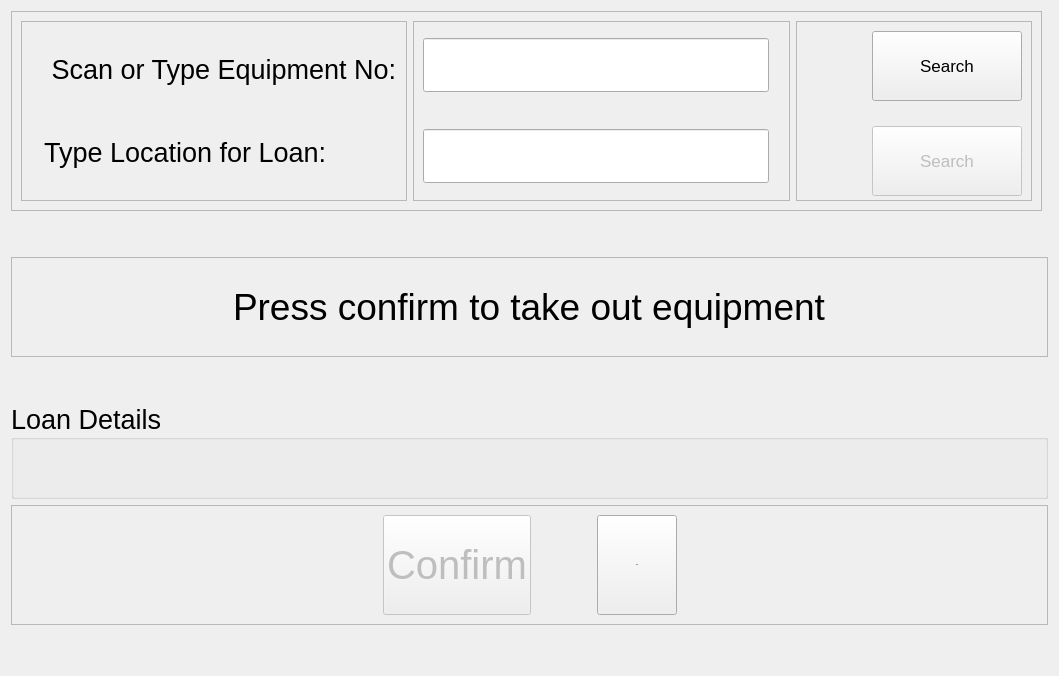
      <widget class="QWidget" name="page_home">
       <layout class="QGridLayout" name="gridLayout_7">
        <item row="2" column="0" colspan="2">
         <widget class="QFrame" name="frame_5">
          <property name="minimumSize">
           <size>
            <width>0</width>
            <height>100</height>
           </size>
          </property>
          <property name="maximumSize">
           <size>
            <width>16777215</width>
            <height>100</height>
           </size>
          </property>
          <property name="frameShape">
           <enum>QFrame::StyledPanel</enum>
          </property>
          <property name="frameShadow">
           <enum>QFrame::Raised</enum>
          </property>
          <layout class="QHBoxLayout" name="horizontalLayout_4">
           <item>
            <spacer name="horizontalSpacer_3">
             <property name="orientation">
              <enum>Qt::Horizontal</enum>
             </property>
             <property name="sizeHint" stdset="0">
              <size>
               <width>40</width>
               <height>20</height>
              </size>
             </property>
            </spacer>
           </item>
           <item>
            <widget class="QLabel" name="lbl_3">
             <property name="text">
              <string/>
             </property>
            </widget>
           </item>
           <item>
            <widget class="QLabel" name="lbl_confirm_info">
             <property name="font">
              <font>
               <pointsize>28</pointsize>
              </font>
             </property>
             <property name="text">
              <string>Press confirm to take out equipment</string>
             </property>
            </widget>
           </item>
           <item>
            <widget class="QLabel" name="lbl_confirm_icon">
             <property name="text">
              <string/>
             </property>
            </widget>
           </item>
           <item>
            <spacer name="horizontalSpacer_4">
             <property name="orientation">
              <enum>Qt::Horizontal</enum>
             </property>
             <property name="sizeHint" stdset="0">
              <size>
               <width>40</width>
               <height>20</height>
              </size>
             </property>
            </spacer>
           </item>
          </layout>
         </widget>
        </item>
        <item row="0" column="0">
         <widget class="QFrame" name="frame_2">
          <property name="maximumSize">
           <size>
            <width>16777215</width>
            <height>200</height>
           </size>
          </property>
          <property name="frameShape">
           <enum>QFrame::StyledPanel</enum>
          </property>
          <property name="frameShadow">
           <enum>QFrame::Raised</enum>
          </property>
          <layout class="QHBoxLayout" name="horizontalLayout_3">
           <item>
            <widget class="QFrame" name="frame_8">
             <property name="frameShape">
              <enum>QFrame::StyledPanel</enum>
             </property>
             <property name="frameShadow">
              <enum>QFrame::Raised</enum>
             </property>
             <layout class="QGridLayout" name="gridLayout_6">
              <item row="0" column="0">
               <widget class="QLabel" name="lbl_no_1">
                <property name="text">
                 <string/>
                </property>
               </widget>
              </item>
              <item row="0" column="1">
               <widget class="QLabel" name="lbl_equipment">
                <property name="minimumSize">
                 <size>
                  <width>0</width>
                  <height>50</height>
                 </size>
                </property>
                <property name="font">
                 <font>
                  <pointsize>20</pointsize>
                 </font>
                </property>
                <property name="text">
                 <string> Scan or Type Equipment No:</string>
                </property>
               </widget>
              </item>
              <item row="1" column="0">
               <widget class="QLabel" name="lbl_no_2">
                <property name="text">
                 <string/>
                </property>
               </widget>
              </item>
              <item row="1" column="1">
               <widget class="QLabel" name="lbl_loan">
                <property name="minimumSize">
                 <size>
                  <width>0</width>
                  <height>50</height>
                 </size>
                </property>
                <property name="font">
                 <font>
                  <pointsize>20</pointsize>
                 </font>
                </property>
                <property name="text">
                 <string>Type Location for Loan:</string>
                </property>
               </widget>
              </item>
             </layout>
            </widget>
           </item>
           <item>
            <widget class="QFrame" name="frame">
             <property name="frameShape">
              <enum>QFrame::StyledPanel</enum>
             </property>
             <property name="frameShadow">
              <enum>QFrame::Raised</enum>
             </property>
             <layout class="QVBoxLayout" name="verticalLayout_2">
              <property name="spacing">
               <number>30</number>
              </property>
              <property name="rightMargin">
               <number>20</number>
              </property>
              <property name="bottomMargin">
               <number>9</number>
              </property>
              <item>
               <widget class="QLineEdit" name="txt_asset">
                <property name="minimumSize">
                 <size>
                  <width>0</width>
                  <height>50</height>
                 </size>
                </property>
                <property name="font">
                 <font>
                  <pointsize>30</pointsize>
                 </font>
                </property>
               </widget>
              </item>
              <item>
               <widget class="QLineEdit" name="txt_location">
                <property name="minimumSize">
                 <size>
                  <width>0</width>
                  <height>50</height>
                 </size>
                </property>
                <property name="font">
                 <font>
                  <pointsize>30</pointsize>
                 </font>
                </property>
               </widget>
              </item>
             </layout>
            </widget>
           </item>
           <item>
            <widget class="QFrame" name="frame_9">
             <property name="frameShape">
              <enum>QFrame::StyledPanel</enum>
             </property>
             <property name="frameShadow">
              <enum>QFrame::Raised</enum>
             </property>
             <layout class="QGridLayout" name="gridLayout_2">
              <property name="leftMargin">
               <number>9</number>
              </property>
              <property name="verticalSpacing">
               <number>30</number>
              </property>
              <item row="1" column="0">
               <widget class="QLabel" name="lbl_loc_validate">
                <property name="text">
                 <string/>
                </property>
               </widget>
              </item>
              <item row="0" column="0">
               <widget class="QLabel" name="lbl_eq_validate">
                <property name="minimumSize">
                 <size>
                  <width>60</width>
                  <height>0</height>
                 </size>
                </property>
                <property name="text">
                 <string/>
                </property>
               </widget>
              </item>
              <item row="0" column="1">
               <widget class="QPushButton" name="btn_validate_eq">
                <property name="minimumSize">
                 <size>
                  <width>150</width>
                  <height>70</height>
                 </size>
                </property>
                <property name="font">
                 <font>
                  <pointsize>13</pointsize>
                  <italic>false</italic>
                  <bold>false</bold>
                 </font>
                </property>
                <property name="cursor">
                 <cursorShape>PointingHandCursor</cursorShape>
                </property>
                <property name="layoutDirection">
                 <enum>Qt::RightToLeft</enum>
                </property>
                <property name="text">
                 <string>Search</string>
                </property>
               </widget>
              </item>
              <item row="1" column="1">
               <widget class="QPushButton" name="btn_validate_loc">
                <property name="enabled">
                 <bool>false</bool>
                </property>
                <property name="minimumSize">
                 <size>
                  <width>150</width>
                  <height>70</height>
                 </size>
                </property>
                <property name="font">
                 <font>
                  <pointsize>13</pointsize>
                  <italic>false</italic>
                  <bold>false</bold>
                 </font>
                </property>
                <property name="cursor">
                 <cursorShape>PointingHandCursor</cursorShape>
                </property>
                <property name="layoutDirection">
                 <enum>Qt::RightToLeft</enum>
                </property>
                <property name="text">
                 <string>Search</string>
                </property>
               </widget>
              </item>
             </layout>
            </widget>
           </item>
          </layout>
         </widget>
        </item>
        <item row="4" column="0" colspan="2">
         <widget class="QGroupBox" name="groupBox">
          <property name="maximumSize">
           <size>
            <width>16777215</width>
            <height>16777215</height>
           </size>
          </property>
          <property name="font">
           <font>
            <pointsize>20</pointsize>
           </font>
          </property>
          <property name="title">
           <string>Loan Details</string>
          </property>
          <layout class="QHBoxLayout" name="horizontalLayout_5">
           <property name="spacing">
            <number>50</number>
           </property>
           <item>
            <spacer name="horizontalSpacer">
             <property name="orientation">
              <enum>Qt::Horizontal</enum>
             </property>
             <property name="sizeHint" stdset="0">
              <size>
               <width>40</width>
               <height>15</height>
              </size>
             </property>
            </spacer>
           </item>
           <item>
            <widget class="QLabel" name="lbl_category">
             <property name="font">
              <font>
               <pointsize>25</pointsize>
              </font>
             </property>
             <property name="text">
              <string/>
             </property>
            </widget>
           </item>
           <item>
            <widget class="QLabel" name="lbl_arrow">
             <property name="text">
              <string/>
             </property>
            </widget>
           </item>
           <item>
            <widget class="QLabel" name="lbl_location">
             <property name="font">
              <font>
               <pointsize>25</pointsize>
              </font>
             </property>
             <property name="text">
              <string/>
             </property>
            </widget>
           </item>
           <item>
            <spacer name="horizontalSpacer_2">
             <property name="orientation">
              <enum>Qt::Horizontal</enum>
             </property>
             <property name="sizeHint" stdset="0">
              <size>
               <width>40</width>
               <height>15</height>
              </size>
             </property>
            </spacer>
           </item>
          </layout>
         </widget>
        </item>
        <item row="3" column="0">
         <spacer name="verticalSpacer_6">
          <property name="orientation">
           <enum>Qt::Vertical</enum>
          </property>
          <property name="sizeType">
           <enum>QSizePolicy::Maximum</enum>
          </property>
          <property name="sizeHint" stdset="0">
           <size>
            <width>20</width>
            <height>40</height>
           </size>
          </property>
         </spacer>
        </item>
        <item row="6" column="0">
         <spacer name="verticalSpacer_2">
          <property name="orientation">
           <enum>Qt::Vertical</enum>
          </property>
          <property name="sizeType">
           <enum>QSizePolicy::Maximum</enum>
          </property>
          <property name="sizeHint" stdset="0">
           <size>
            <width>20</width>
            <height>40</height>
           </size>
          </property>
         </spacer>
        </item>
        <item row="5" column="0" colspan="2">
         <widget class="QFrame" name="frame_3">
          <property name="maximumSize">
           <size>
            <width>16777215</width>
            <height>150</height>
           </size>
          </property>
          <property name="layoutDirection">
           <enum>Qt::LeftToRight</enum>
          </property>
          <property name="styleSheet">
           <string notr="true"/>
          </property>
          <property name="frameShape">
           <enum>QFrame::StyledPanel</enum>
          </property>
          <property name="frameShadow">
           <enum>QFrame::Raised</enum>
          </property>
          <layout class="QHBoxLayout" name="horizontalLayout">
           <item>
            <spacer name="horizontalSpacer_5">
             <property name="orientation">
              <enum>Qt::Horizontal</enum>
             </property>
             <property name="sizeHint" stdset="0">
              <size>
               <width>40</width>
               <height>20</height>
              </size>
             </property>
            </spacer>
           </item>
           <item>
            <widget class="QPushButton" name="btn_confirm">
             <property name="enabled">
              <bool>false</bool>
             </property>
             <property name="minimumSize">
              <size>
               <width>60</width>
               <height>100</height>
              </size>
             </property>
             <property name="font">
              <font>
               <pointsize>30</pointsize>
               <italic>false</italic>
               <bold>false</bold>
              </font>
             </property>
             <property name="cursor">
              <cursorShape>PointingHandCursor</cursorShape>
             </property>
             <property name="text">
              <string>Confirm</string>
             </property>
             <property name="iconSize">
              <size>
               <width>30</width>
               <height>30</height>
              </size>
             </property>
            </widget>
           </item>
           <item>
            <spacer name="horizontalSpacer_8">
             <property name="orientation">
              <enum>Qt::Horizontal</enum>
             </property>
             <property name="sizeType">
              <enum>QSizePolicy::Maximum</enum>
             </property>
             <property name="sizeHint" stdset="0">
              <size>
               <width>60</width>
               <height>20</height>
              </size>
             </property>
            </spacer>
           </item>
           <item>
            <widget class="QPushButton" name="btn_clear">
             <property name="minimumSize">
              <size>
               <width>60</width>
               <height>100</height>
              </size>
             </property>
             <property name="font">
              <font>
               <pointsize>-1</pointsize>
               <italic>false</italic>
               <bold>false</bold>
              </font>
             </property>
             <property name="cursor">
              <cursorShape>PointingHandCursor</cursorShape>
             </property>
             <property name="layoutDirection">
              <enum>Qt::LeftToRight</enum>
             </property>
             <property name="text">
              <string>Clear</string>
             </property>
             <property name="icon">
              <iconset resource="../icon/resources.qrc">
               <normaloff>:/clear-60.png</normaloff>:/clear-60.png</iconset>
             </property>
             <property name="iconSize">
              <size>
               <width>50</width>
               <height>50</height>
              </size>
             </property>
            </widget>
           </item>
           <item>
            <spacer name="horizontalSpacer_6">
             <property name="orientation">
              <enum>Qt::Horizontal</enum>
             </property>
             <property name="sizeHint" stdset="0">
              <size>
               <width>40</width>
               <height>20</height>
              </size>
             </property>
            </spacer>
           </item>
          </layout>
         </widget>
        </item>
        <item row="1" column="0">
         <spacer name="verticalSpacer_7">
          <property name="orientation">
           <enum>Qt::Vertical</enum>
          </property>
          <property name="sizeType">
           <enum>QSizePolicy::Maximum</enum>
          </property>
          <property name="sizeHint" stdset="0">
           <size>
            <width>20</width>
            <height>40</height>
           </size>
          </property>
         </spacer>
        </item>
       </layout>
      </widget>
